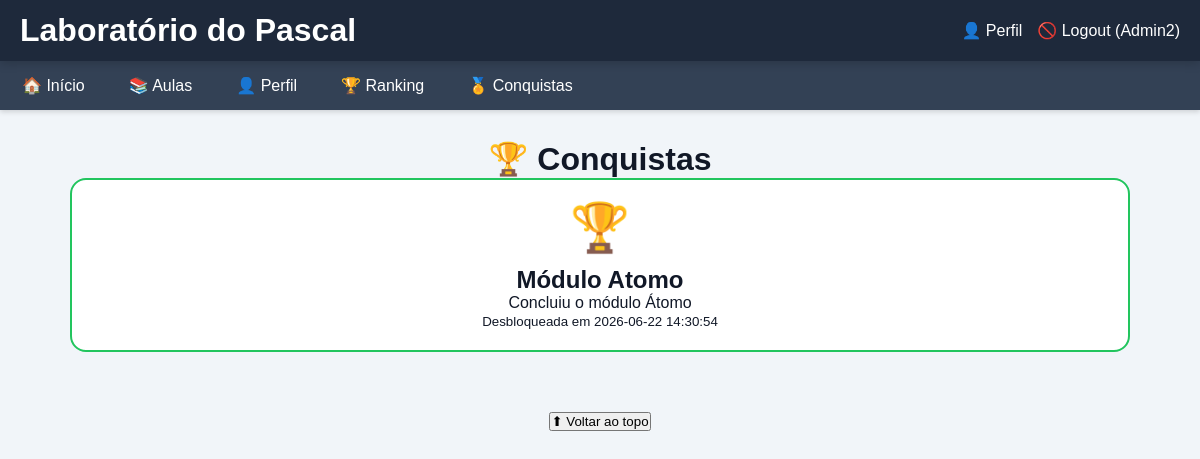
The app's page /conquistas (signed in) with its own data.
### tables this page shows
CREATE TABLE user_achievements (

    id INTEGER PRIMARY KEY AUTOINCREMENT,

    usuario_id INTEGER,

    achievement_id INTEGER,

    data_desbloqueio TEXT

);

CREATE TABLE achievements (

    id INTEGER PRIMARY KEY AUTOINCREMENT,

    nome TEXT,

    descricao TEXT,

    icone TEXT

);

### app.py (the view)
@app.route("/conquistas")
def conquistas():
    if "id" not in session:
        return redirect("/login")
    conn = sqlite3.connect(
        "site.db"
    )
    cursor = conn.cursor()
    cursor.execute(
        """
        SELECT
            a.id,
            a.nome,
            a.descricao,
            ua.data_desbloqueio
        FROM achievements a

        LEFT JOIN
        user_achievements ua

        ON a.id = ua.achievement_id

        AND ua.usuario_id = ?
        """,
        (
            session["id"],
        )
    )
    resultado = cursor.fetchall()
    conn.close()
    lista = []
    for linha in resultado:
        lista.append({
            "id": linha[0],
            "nome": linha[1],
            "descricao": linha[2],
            "desbloqueada":
                linha[3] is not None,
            "data":
                linha[3]
        })
    return render_template(
        "conquistas.html",
        conquistas=lista
    )

### templates/conquistas.html (shortened to what this page needs)
{% extends "base.html" %}
{% block content %}
<h1>
    🏆 Conquistas
</h1>
<div class="grade-conquistas">
{% for conquista in conquistas %}
    <div class="
        card-conquista
        {% if conquista.desbloqueada %}
            desbloqueada
        {% else %}
            bloqueada
        {% endif %}
    ">
        <div class="icone-conquista">
            {% if conquista.desbloqueada %}
                🏆
            {% else %}
                🔒
            {% endif %}
        </div>
        <h2>
            {{ conquista.nome }}
        </h2>
        <p>
            {{ conquista.descricao }}
        </p>
        {% if conquista.desbloqueada %}
            <small>
                Desbloqueada em
                {{ conquista.data }}
            </small>
        {% endif %}
    </div>
{% endfor %}
</div>
{% endblock %}

### static/css/style.css (style rules this page uses)
* { margin: 0; padding: 0; box-sizing: border-box; }
body { font-family: Arial, sans-serif; background: #f1f5f9; color: #111827; }
.conteudo h1 { display:flex; flex-direction:column; align-items:center; text-align:center; }
.grade-conquistas { display:grid; gap:20px; }
.card-conquista { padding:20px; border-radius:16px; text-align:center; }
.desbloqueada { background:#ffffff; border:2px solid #22c55e; }
.icone-conquista { font-size:3rem; margin-bottom:10px; }

### records on screen
user_achievements: nome "Módulo Atomo", descricao "Concluiu o módulo Átomo", data "2026-06-22 14:30:54"

### other values on screen
{{ session.usuario }} "Admin2"
